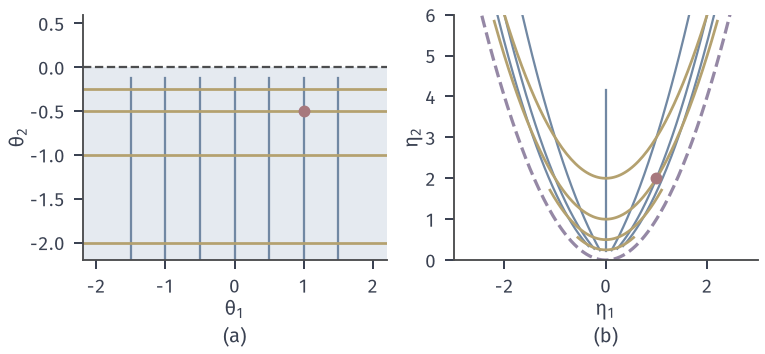

Write Python code to recreate this figure.
"""Gaussian natural parameters theta=(m/s^2,-1/(2s^2)) and mean parameters eta=(m, m^2+s^2).
(a) half-plane theta2<0 with lines theta1=const (blue), theta2=const (yellow); (b) their images under grad A; parabola eta2=eta1^2."""
from pathlib import Path
import sys
HERE = Path(__file__).resolve().parent
sys.path.insert(0, str(HERE.parent/"dfam-common"))
from common import *

def eta(t1, t2):
    return -t1/(2*t2), t1*t1/(4*t2*t2)-1/(2*t2)
fig, (a, b) = figure(width_mm=108, height_mm=50, ncols=2)
a.fill_between([-2.2, 2.2], [-2.2, -2.2], [0, 0], color=BLUE_FILL, lw=0)
a.axhline(0, color=STROKE, lw=0.9, ls='--')
t2s = np.linspace(-2.2, -0.12, 200)
for t1 in (-1.5, -1, -0.5, 0, 0.5, 1, 1.5):
    a.plot(np.full_like(t2s, t1), t2s, color=BLUE, lw=0.9)
    e1, e2 = eta(t1, t2s); b.plot(e1, e2, color=BLUE, lw=0.9)
t1s = np.linspace(-2.2, 2.2, 200)
for t2 in (-2, -1, -0.5, -0.25):
    a.plot(t1s, np.full_like(t1s, t2), color=YELLOW, lw=1.1)
    e1, e2 = eta(t1s, t2); b.plot(e1, e2, color=YELLOW, lw=1.1)
a.scatter([1], [-0.5], s=16, color=RED, zorder=5)
a.set_xlim(-2.2, 2.2); a.set_ylim(-2.2, 0.6); a.set_xlabel(r'$\theta_1$', labelpad=1); a.set_ylabel(r'$\theta_2$', labelpad=1)
e = np.linspace(-3, 3, 200)
b.plot(e, e*e, color=PURPLE, lw=1.3, ls='--')
b.scatter([1], [2], s=16, color=RED, zorder=5)
b.set_xlim(-3, 3); b.set_ylim(0, 6); b.set_xlabel(r'$\eta_1$', labelpad=1); b.set_ylabel(r'$\eta_2$', labelpad=1)
tag(a, '(a)', y=-0.27); tag(b, '(b)', y=-0.27)
save(fig, HERE, 'figure', {'eta_of_(1,-0.5)': list(map(float, eta(1.0, -0.5)))})
